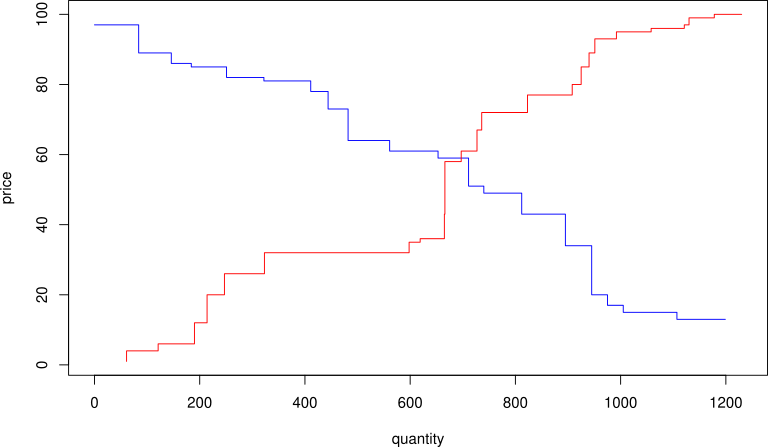

R code for this plot:
#!/usr/bin/env Rscript

options(scipen = 1000)

argv <- commandArgs(trailingOnly = T)

if (length(argv) != 1) {
	stop("Must supply input file.")
}

market <- read.table(argv[1])

require(dplyr)

buy <- market %>%
	filter(V1 == 'B') %>%
	select(V2, V3) %>%
	rename(p = V2, q = V3) %>%
	mutate(cum_q = NA) %>%
	arrange(desc(p)) %>%
	mutate(cum_q = cumsum(q))

buy <- rbind(buy, c(p = max(buy$p), q = 0, cum_q = 0))

sell <- market %>%
	filter(V1 == 'S') %>%
	select(V2, V3) %>%
	rename(p = V2, q = V3) %>%
	mutate(cum_q = NA)

sell <- rbind(sell, c(p = min(sell$p), q = 0, cum_q = 0)) %>%
	arrange(p) %>%
	mutate(cum_q = cumsum(q))

pdf("graph.pdf", width = 9, height = 6)

plot(buy$p ~ buy$cum_q, type = "S", col = "blue", xlim = c(0, max(buy$cum_q, sell$cum_q)), ylim = c(min(buy$p, sell$p), max(buy$p, sell$p)), xlab = "quantity", ylab = "price")

lines(sell$p ~ sell$cum_q, type = "S", col = "red", xlim = c(0, max(buy$cum_q, sell$cum_q)), ylim = c(min(buy$p, sell$p), max(buy$p, sell$p)), xlab = "quantity", ylab = "price")

dev.off()
